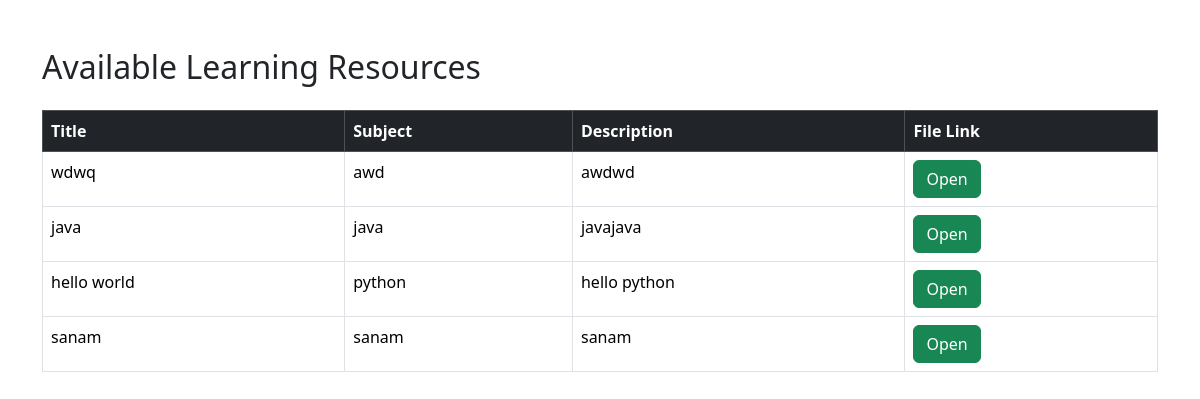
Page /resources/ on the committed database.
### learning/models.py (models this page shows, shortened)
class Resource(models.Model):
    STATUS_CHOICES = [
    ('pending', 'Pending'),
    ('approved', 'Approved'),
    ('rejected', 'Rejected'),
]
    title = models.CharField(max_length=200)
    subject = models.CharField(max_length=100)
    description = models.TextField()
    file_link = models.CharField(max_length=500)
    status = models.CharField(
        max_length=20,
        choices=STATUS_CHOICES,
        default='pending'
    )
    uploaded_by = models.CharField(max_length=100)

### learning/views.py (the view)
def resources(request):
    resources = Resource.objects.filter(
        status='approved'
    )
    return render(
        request,
        'learning/resources.html',
        {
            'resources': resources
        }
    )

### learning/templates/learning/resources.html (shortened to what this page needs)
<!DOCTYPE html>
<html>
<head>
    <link href="https://cdn.jsdelivr.net/npm/bootstrap@5.3.3/dist/css/bootstrap.min.css" rel="stylesheet">
</head>
<body>
<div class="container mt-5">
    <h2>Available Learning Resources</h2>
    <table class="table table-bordered mt-4">
        <thead class="table-dark">
            <tr>
                <th>Title</th>
                <th>Subject</th>
                <th>Description</th>
                <th>File Link</th>
            </tr>
        </thead>
        <tbody>
        {% for resource in resources %}
        <tr>
            <td>{{ resource.title }}</td>
            <td>{{ resource.subject }}</td>
            <td>{{ resource.description }}</td>
            <td>
                <a href="{{ resource.file_link }}"
                   target="_blank"
                   class="btn btn-success">
                    Open
                </a>
            </td>
        </tr>
        {% endfor %}
        </tbody>
    </table>
</div>
</body>
</html>

### rows in the picture
Resource: title "wdwq", subject "awd", description "awdwd"
Resource: title "java", subject "java", description "javajava"
Resource: title "hello world", subject "python", description "hello python"
Resource: title "sanam", subject "sanam", description "sanam"
